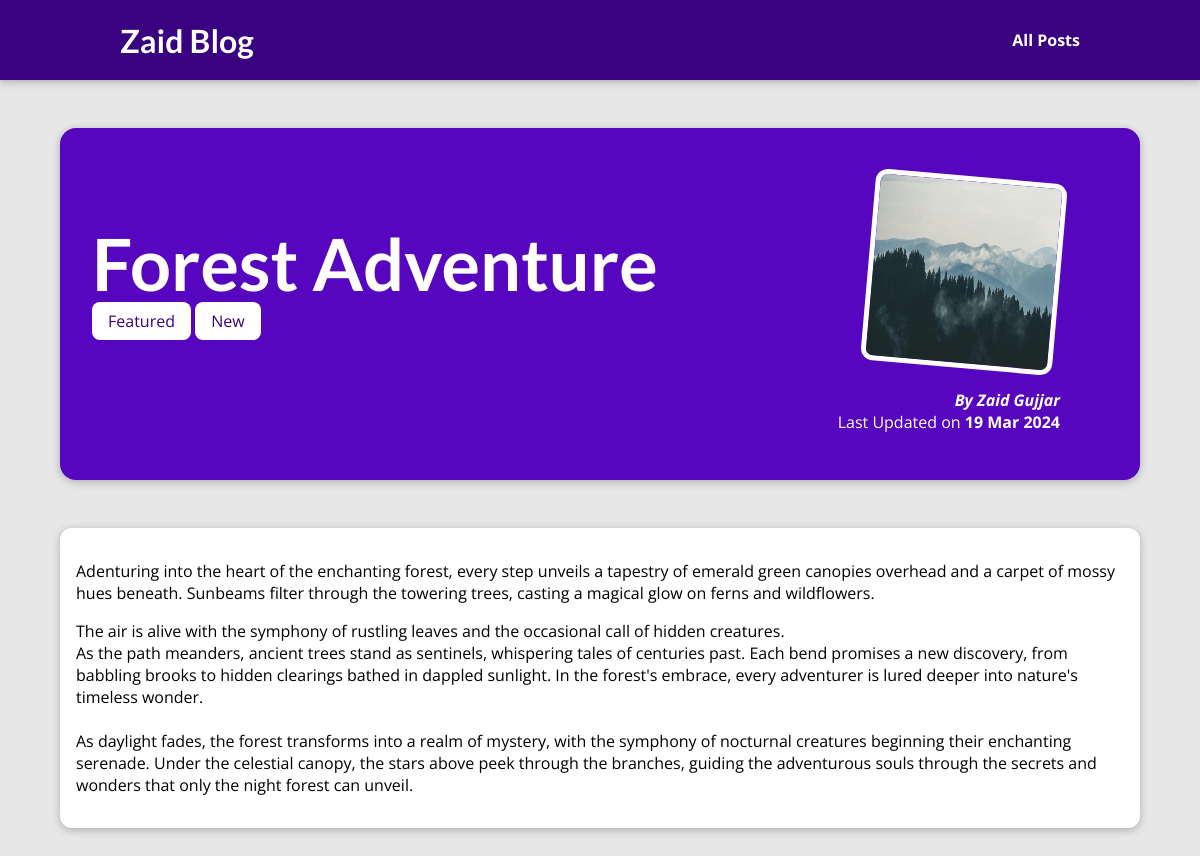
The page /posts/forests-Picnic/ on the database its author committed.
### Blog/models.py (models this page shows, shortened)
class Post(models.Model):
    title=models.CharField(max_length=150)
    excerpt=models.CharField(max_length=200)
    image=models.ImageField(upload_to="posts",null=True )
    date=models.DateField(auto_now=True)
    slug=models.SlugField(unique=True,db_index=True)
    content=models.TextField(validators=[MinLengthValidator(10)])
    author=models.ForeignKey(Author, verbose_name=("Author"), on_delete=models.SET_NULL,null=True,related_name="posts")
    caption=models.ManyToManyField(Tag,verbose_name=("Tag"))

class Tag(models.Model):
    caption=models.CharField(max_length=20)

class Author(models.Model):
    first_name=models.CharField(max_length=70)
    last_name=models.CharField(max_length=70)
    email=models.EmailField()
    def fullname(self):
        return f"{self.first_name} {self.last_name}"
    def __str__(self):
        return self.fullname()

### Blog/views.py (the view)
# urls.py: path("posts/<slug:slug>/",views.post_detail,name="posts_detail_page")
def post_detail(request,slug):
    identified_post=get_object_or_404(Post,slug=slug)
    return render(request,"Blog/post-detail.html",{
                  "post":identified_post,
                  "post_tags":identified_post.caption.all()
            })

### Blog/templates/Blog/post-detail.html (shortened to what this page needs)
{% extends "base.html" %}
{% load static %}
{% block css_files %}
<link rel="stylesheet" href="{% static "Blog/post-detail.css" %}">
{% endblock  %}
{% block content %}
<section id="summary">
    <h2>{{ post.title }}</h2>
    <div>
      {% for tag in post_tags %}
        <span class="tag">{{ tag.caption }}</span>
      {% endfor %}
    </div>
    <article>
        <img src="{{ post.image.url }}" alt="{{Post.Title}}">
        <address>By <a href="mailto:{{post.author.email}}"> {{ post.author|title }}</a></address>
        <div>Last Updated on <time>{{ post.date|date:"d M Y" }}</time> </div>
    </article>
</section>
<main>
  {{ post.content|linebreaks }}
</main>
{% endblock %}

### templates/base.html (shortened to what this page needs)
{% load static %}
<!DOCTYPE html>
<html lang="en">
<head>
    <link rel="stylesheet" href="{% static "app.css" %}">
    {% block css_files %}
    {% endblock  %}
</head>
<body>
    <header id="main-navigation">
        <h1><a href="{% url "starting_page" %}">Zaid Blog</a></h1>
        <nav>
            <a href="{% url "posts_page" %}">All Posts</a>
        </nav>
    </header>
    {% block content %}{% endblock  %}
</body>
</html>

### static/app.css (style rules this page uses)
* { box-sizing: border-box; }
html { font-family: 'Open Sans', 'Lato', sans-serif; }
body { margin: 0; }
h1, h2, h3 { font-family: 'Lato', sans-serif; font-weight: bold; }
#main-navigation { width: 100%; height: 5rem; display: flex; justify-content: space-between; align-items: center; padding: 0 10%; position: absolute; top: 0; left: 0; }
#main-navigation a { text-decoration: none; color: white; font-weight: bold; }

### Blog/static/Blog/post-detail.css (style rules this page uses)
body { background-color: #e7e7e7; }
#main-navigation { background-color: #390281; box-shadow: 0 2px 8px rgba(0, 0, 0, 0.25); }
#summary { margin: 8rem auto 3rem auto; padding: 2rem; width: 90%; max-width: 90rem; border-radius: 16px; background-color: #5706c0; position: relative; box-shadow: 0 2px 8px rgba(0, 0, 0, 0.25); height: 22rem; }
#summary h2 { color: white; font-size: 4.5rem; margin-bottom: 0.25rem; }
#summary article { position: absolute; top: 2rem; right: 3rem; padding: 1rem 2rem; border-radius: 12px; text-align: right; color: white; }
#summary article img { width: 12rem; height: 12rem; border-radius: 12px; transform: rotateZ(5deg); border: 5px solid white; margin-bottom: 1rem; }
#summary address { font-weight: bold; }
#summary a { color: white; text-decoration: none; }
#summary time { font-weight: bold; }
main { width: 90%; max-width: 90rem; margin: 3rem auto; background-color: white; padding: 1rem; border-radius: 12px; box-shadow: 0 2px 8px rgba(0, 0, 0, 0.25); }
.tag { background-color: #fff; color: #390281; padding: 0.5rem 1rem; border-radius: 8px; }

### rows shown on the page
Post: title "Forest Adventure", image (picture), author "Zaid Gujjar", date "19 Mar 2024", content "Adenturing into the heart of the enchanting forest, every step unveils a tapestry of emerald green canopies overhead and a carpet of mossy hues beneath. Sunbeams filter through the towering trees, casting a magical glow on ferns and wildflowers. The air is alive with the symphony of rustling leaves and the occasional call of hidden creatures. As the path meanders, ancient trees stand as sentinels, whispering tales of centuries past. Each bend promises a new discovery, from babbling brooks to hidden clearings bathed in dappled sunlight. In the forest's embrace, every adventurer is lured deeper into nature's timeless wonder. As daylight fades, the forest transforms into a realm of mystery,…"
Tag: caption "Featured"
Tag: caption "New"
